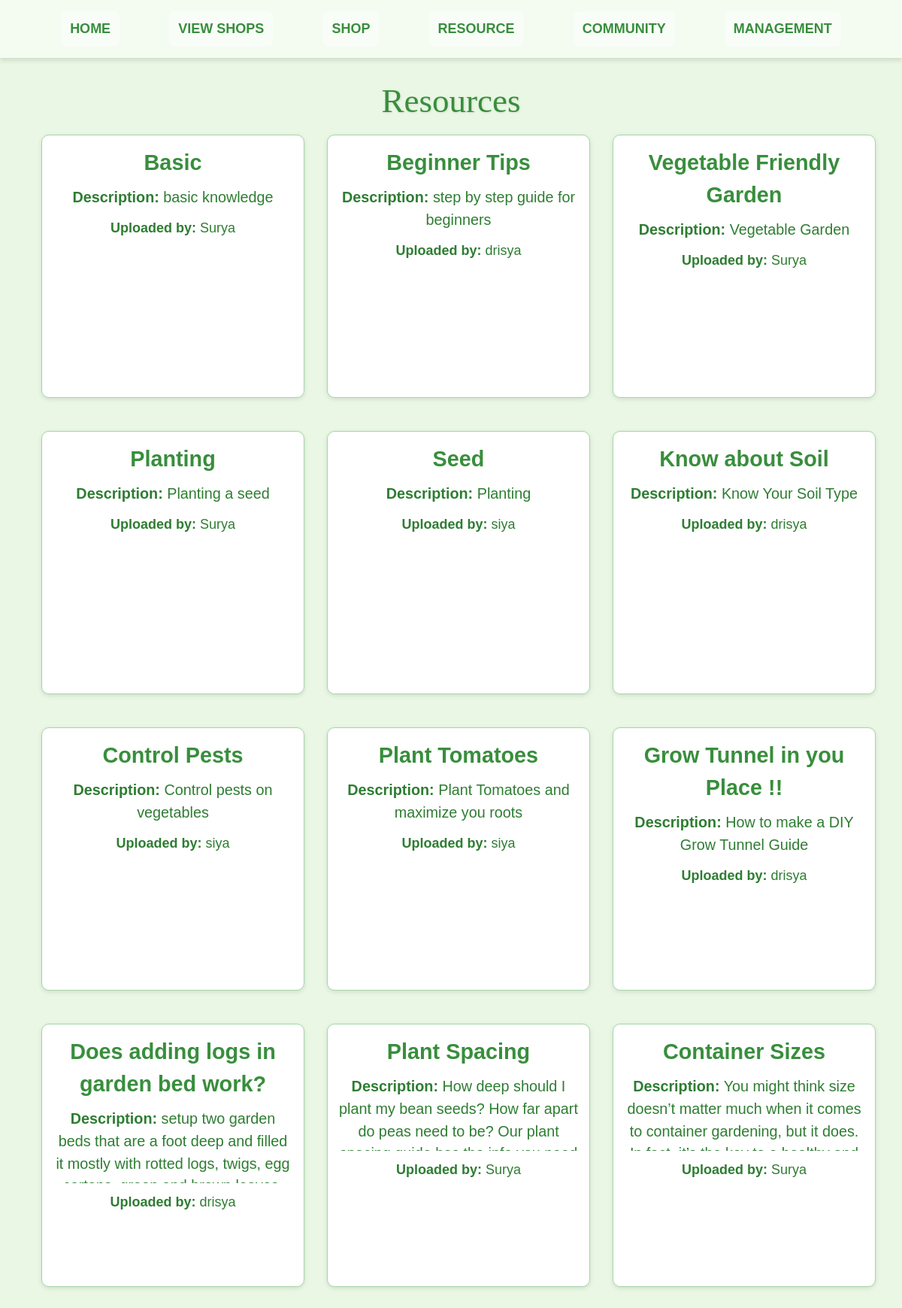
Page /edu/ on the committed database.
### garden_app/models.py (models this page shows, shortened)
class resource(models.Model):
    title = models.CharField(max_length=255)
    video_file = models.FileField(upload_to='videos/', blank=True, null=True)
    image_file = models.ImageField(upload_to='images/', blank=True, null=True)
    description = models.TextField()
    name = models.CharField(max_length=100)  # Name of the uploader

### garden_app/views.py (the view)
# urls.py: path('edu/',views.edu,name='edu'),
def edu(request):
    resources = resource.objects.all()  # Fetch all resources (video, article, note, image)
    is_professor = False
    if request.session.get('em'):  # Assuming the email is saved in the session
        try:
            user = prof_reg.objects.get(em=request.session['em'])
            is_professor = True
        except prof_reg.DoesNotExist:
            pass  # Not a professor
    context = {
        'resources': resources,
        'is_professor': is_professor  # Pass the role status to the template
    }
    return render(request, 'edu.html', context)

### garden_app/templates/edu.html (shortened to what this page needs)
<!DOCTYPE html>
<html lang="en">
<head>
  <link
    href="https://stackpath.bootstrapcdn.com/bootstrap/4.5.2/css/bootstrap.min.css"
    rel="stylesheet"
  >
</head>
<body>
  <nav class="navbar navbar-expand-lg navbar-light">
    <a href="{% if request.session.email %}/profhome/{% else %}/userHome/{% endif %}" class="back-button">Home</a>
                <a  class="back-button" href="/user_shoplist/">View shops</a>
                <a class="back-button" href="/user_prod/">Shop</a>
                <a  class="back-button" href="/edu/">Resource</a>
                <a  class="back-button" href="/community/">Community</a>
                <a  class="back-button"  href="/tools/">Management</a>
  </nav>
  <div class="container">
  <h1 class="text-center">Resources</h1>
  <div class="row">
    {% for resource in resources %}
      <div class="col-md-6 col-lg-4 mb-4">
        <div class="resource-card"
             data-toggle="modal" data-target="#resourceModal"
             data-title="{{ resource.title }}"
             data-description="{{ resource.description }}"
             {% if resource.video_file %}
               data-media-url="{{ resource.video_file.url }}"
               data-media-type="video"
             {% elif resource.image_file %}
               data-media-url="{{ resource.image_file.url }}"
               data-media-type="image"
             {% else %}
               data-media-url=""
               data-media-type="none"
             {% endif %}
        >
          <div>
            <div class="resource-title">{{ resource.title }}</div>
            <div class="resource-description">
              <strong>Description:</strong> {{ resource.description }}
            </div>
          </div>
          <div>
            <p><strong>Uploaded by:</strong> {{ resource.name }}</p>
          </div>
        </div>
      </div>
    {% endfor %}
  </div>
</div>
</body>
</html>

### garden_app/templates/edu.html (style rules this page uses)
body { font-family: 'Arial', sans-serif; background: #e9f7e4; background-image: url('/static/images/gardening_background.jpg'); color: #2e7d32; font-size: 18px; }
h1 { color: #388e3c; font-family: 'Georgia', serif; font-size: 2.5em; text-shadow: 1px 1px 3px rgba(0, 0, 0, 0.1); margin-top: 20px; }
.container { margin-top: 30px; }
.resource-card { background-color: #ffffff; padding: 15px; border-radius: 10px; box-shadow: 0 2px 6px rgba(0, 0, 0, 0.1); border: 1px solid #a5d6a7; display: flex; flex-direction: column; justify-content: flex-start; height: 350px; width: 100%; margin: 10px; overflow: hidden; transition: transform 0.3s ease, box-shadow 0.3s ease; }
.resource-title { font-size: 1.6em; font-weight: bold; color: #388e3c; text-align: center; margin-bottom: 10px; }
.resource-description { font-size: 1.1em; margin-bottom: 12px; text-align: center; white-space: normal; flex-grow: 1; max-height: 100px; overflow: hidden; transition: max-height 0.3s ease-in-out; }
.resource-card p { font-size: 1em; color: #2e7d32; text-align: center; margin-top: auto; margin-bottom: 0; }
.row { display: flex; justify-content: flex-start; flex-wrap: wrap; }
.navbar { background-color: #ffffff83; display: flex; align-items: center; padding: 15px; justify-content: space-evenly; box-shadow: 0 4px 6px rgba(0, 0, 0, 0.1); }
.navbar a { padding: 10px 12px; margin-right: 0; }
.back-button { padding: 10px 12px; background-color: #ffffff83; color: #388e3c !important; font-size: 1em; font-weight: bold; text-transform: uppercase; border-radius: 8px; text-decoration: none; transition: background-color 0.3s ease, transform 0.2s; }

### rows in the picture
resource: title "Basic", description "basic knowledge", name "Surya"
resource: title "Beginner Tips", description "step by step guide for beginners", name "drisya"
resource: title "Vegetable Friendly Garden", description "Vegetable Garden", name "Surya"
resource: title "Planting", description "Planting a seed", name "Surya"
resource: title "Seed", description "Planting", name "siya"
resource: title "Know about Soil", description "Know Your Soil Type", name "drisya"
resource: title "Control Pests", description "Control pests on vegetables", name "siya"
resource: title "Plant Tomatoes", description "Plant Tomatoes and maximize you roots", name "siya"
resource: title "Grow Tunnel in you Place !!", description "How to make a DIY Grow Tunnel Guide", name "drisya"
resource: title "Does adding logs in garden bed work?", description "setup two garden beds that are a foot deep and filled it mostly with rotted logs, twigs, egg…", name "drisya"
resource: title "Plant Spacing", description "How deep should I plant my bean seeds? How far apart do peas need to be? Our plant…", name "Surya"
resource: title "Container Sizes", description "You might think size doesn’t matter much when it comes to container gardening, but it does.…", name "Surya"
